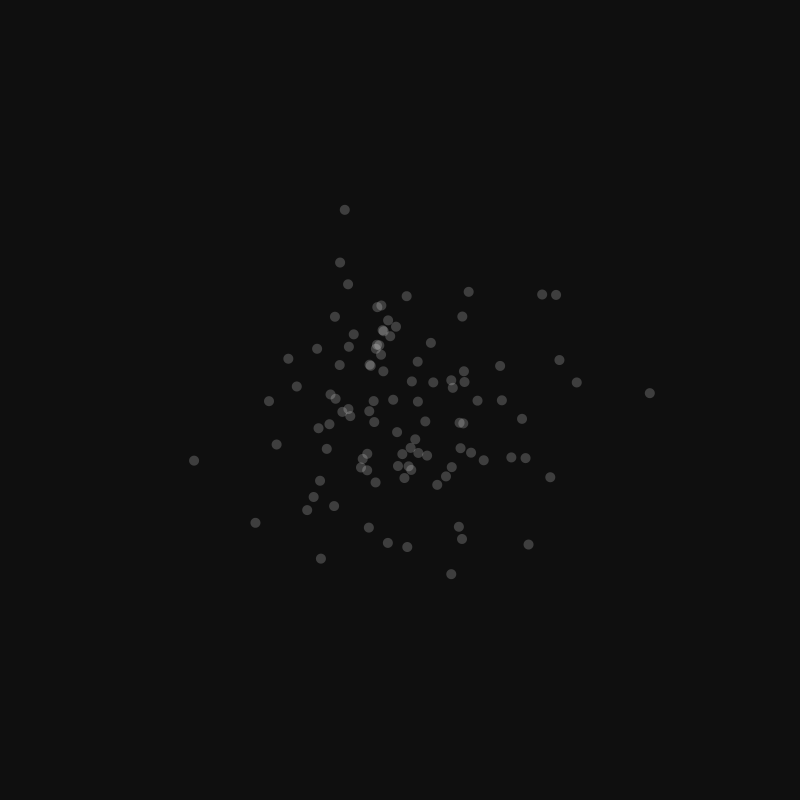
Frame 1 (no input)
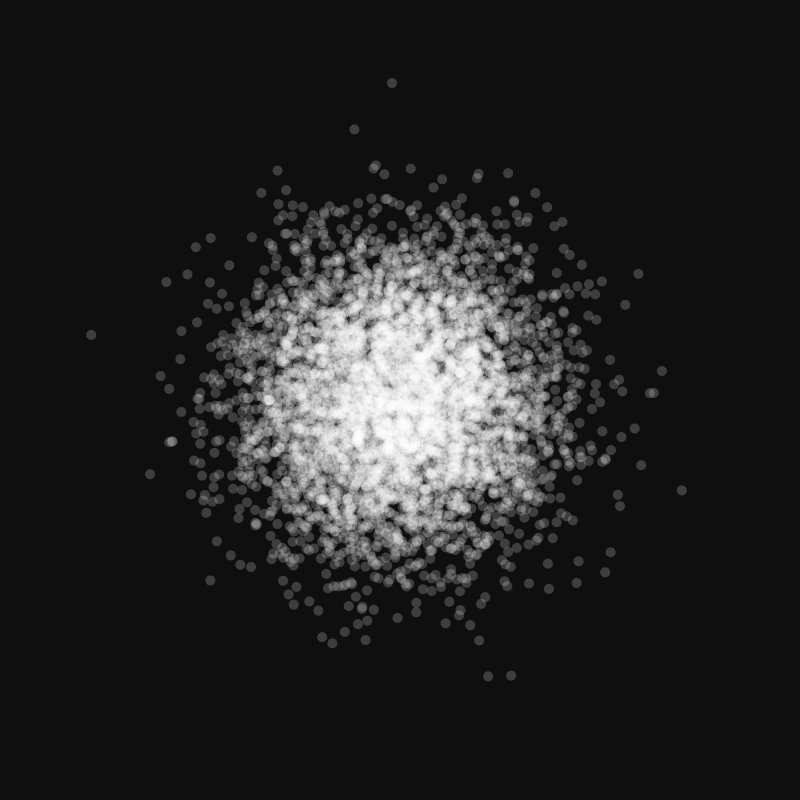
Frame 60 (the mouse pressed at the canvas centre just before this capture)
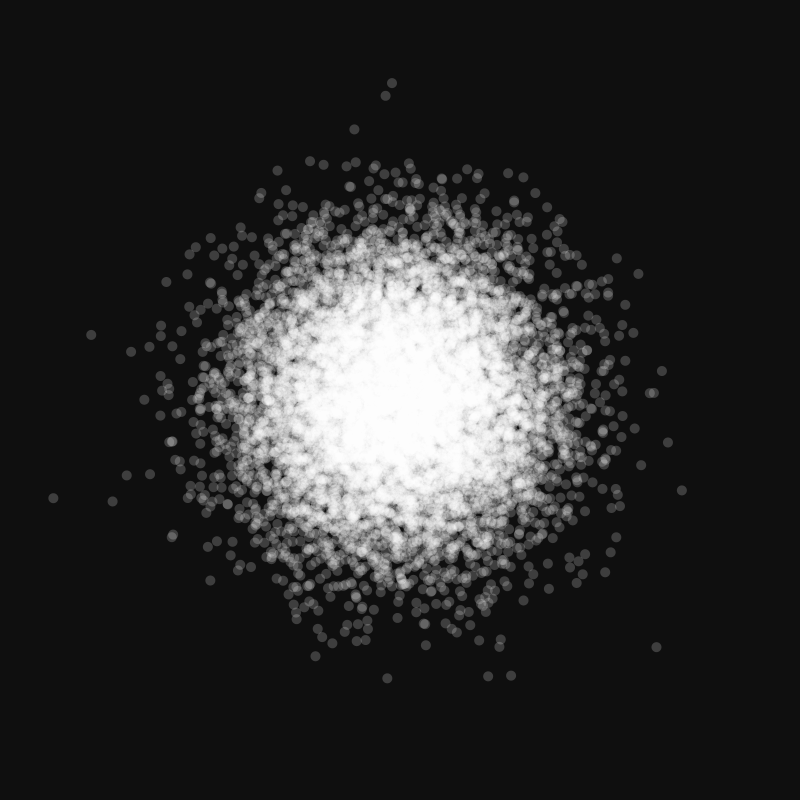
Frame 120 (the mouse held since frame 60 and released just before this capture)

The Processing sketch that drew these frames (run headless with seeded random() and noise(); from frame 60 on, the mouse is pressed at the canvas centre):

// Processing sketch: Gaussian_Distribution
// ── Gaussian_Distribution.pde
import java.util.Random;

Random gen;
void setup() {
  //fullScreen();
  size(800, 800);
  frameRate(60);
  background(15);

  gen = new Random();
}


void draw() {
  int sd = 75;

  translate(width/2, height/2);

  for (int i = 0; i < 100; i++ ) {
    float x = (float)gen.nextGaussian();
    x = x * sd;

    float y = (float)gen.nextGaussian();
    y = y * sd;

    noStroke();
    fill(255, 50);
    ellipse(x, y, 10, 10);
  }
}
